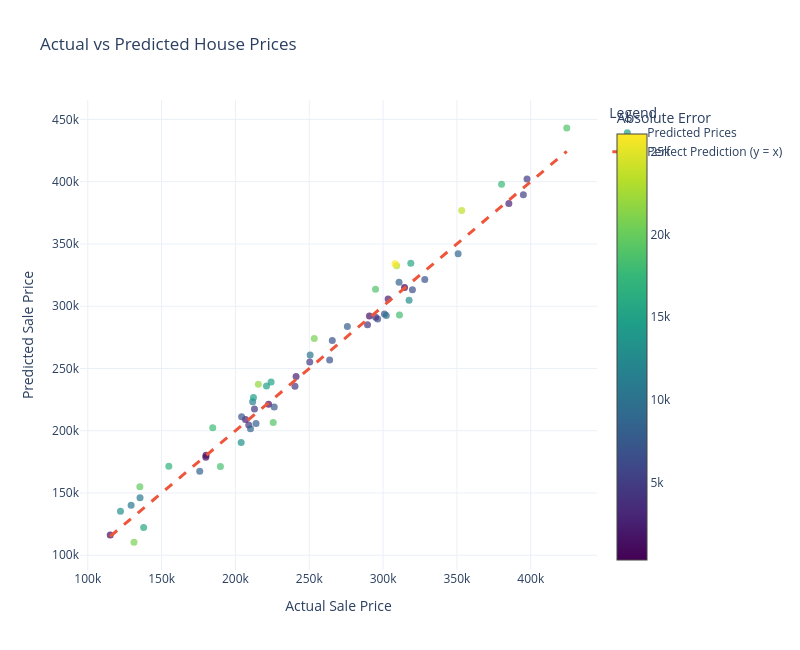

Notebook code cell kept with this figure:
### Code cell
import plotly.graph_objects as go

error = abs(y_test - y_pred)

fig = go.Figure()

fig.add_trace(go.Scatter(
    x=y_test,
    y=y_pred,
    mode='markers',
    name='Predicted Prices',
    marker=dict(
        size=7,
        color=error,
        colorscale='Viridis',
        colorbar=dict(title='Absolute Error'),
        opacity=0.7
    )
))

fig.add_trace(go.Scatter(
    x=[y_test.min(), y_test.max()],
    y=[y_test.min(), y_test.max()],
    mode='lines',
    name='Perfect Prediction (y = x)',
    line=dict(
        width=3,
        dash='dash'
    )
))

fig.update_layout(
    title='Actual vs Predicted House Prices',
    xaxis_title='Actual Sale Price',
    yaxis_title='Predicted Sale Price',
    legend_title='Legend',
    template='plotly_white',
    width=800,
    height=650
)

fig.show()
